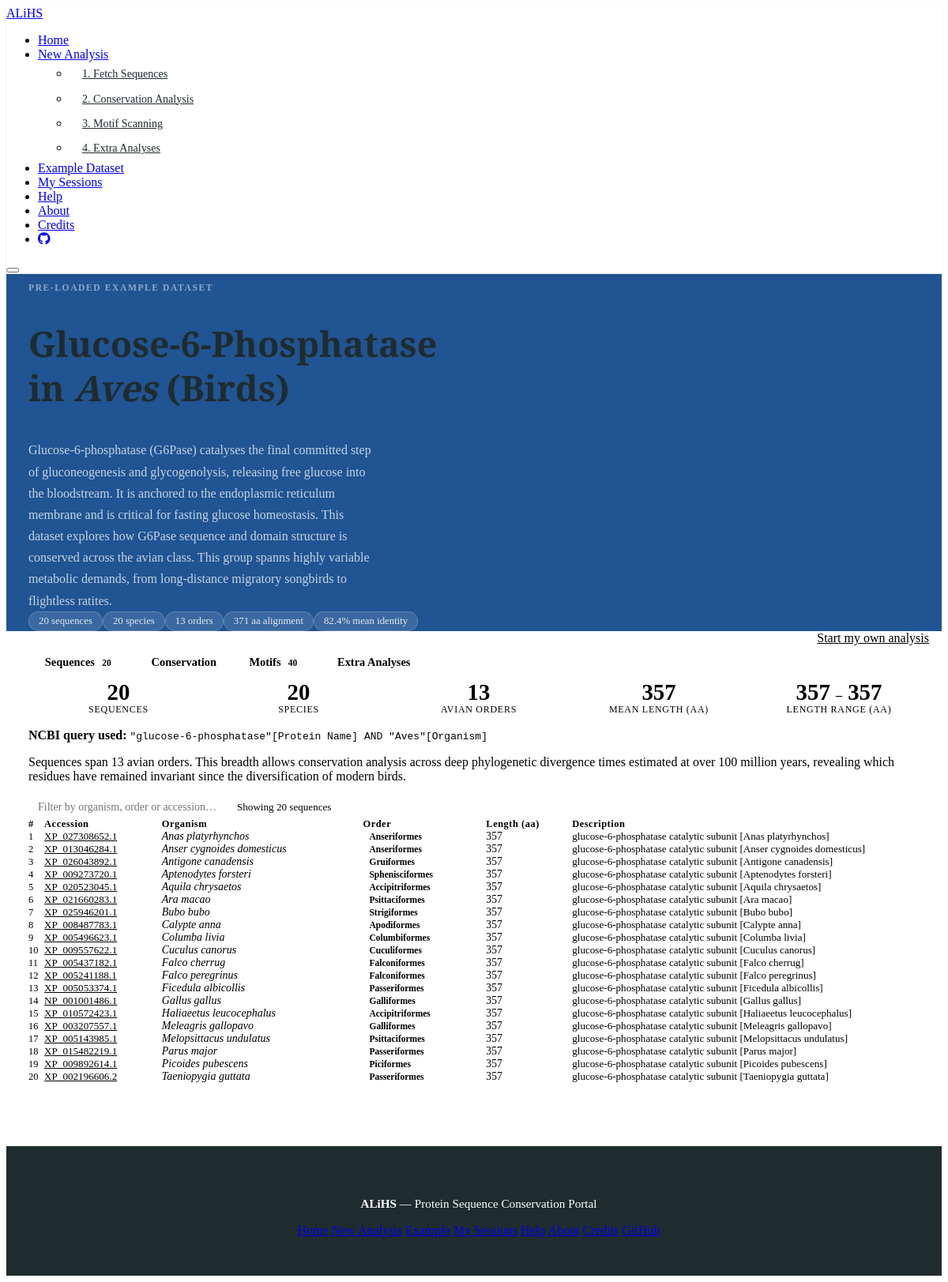
The app's page /Website/example.php with its own data.
### tables this page shows
CREATE TABLE `alignments` (
    `alignment_id`      INT UNSIGNED    NOT NULL AUTO_INCREMENT,
    `job_id`            INT UNSIGNED    NOT NULL,

     
    `tool_used`         VARCHAR(50)     NOT NULL DEFAULT 'clustalo',

     
    `num_sequences`     INT UNSIGNED    NOT NULL DEFAULT 0,
    `alignment_length`  INT UNSIGNED    NOT NULL DEFAULT 0,  

     
    `avg_identity`      FLOAT           DEFAULT NULL,

     
    `output_file`       VARCHAR(512)    DEFAULT NULL,    
    `clustal_file`      VARCHAR(512)    DEFAULT NULL,    

    `created_at`        TIMESTAMP       NOT NULL DEFAULT CURRENT_TIMESTAMP,

    PRIMARY KEY (`alignment_id`),
    KEY `idx_alignments_job_id` (`job_id`),

    CONSTRAINT `fk_alignments_jobs`
        FOREIGN KEY (`job_id`)
        REFERENCES `jobs` (`job_id`)
        ON DELETE CASCADE

);

CREATE TABLE `jobs` (
    `job_id`            INT UNSIGNED    NOT NULL AUTO_INCREMENT,

     
    `session_token`     VARCHAR(64)     DEFAULT NULL,

     
    `label`             VARCHAR(100)    DEFAULT NULL,

     
    `protein_family`    VARCHAR(255)    NOT NULL DEFAULT '',
    `taxonomic_group`   VARCHAR(255)    NOT NULL DEFAULT '',

     
    `ncbi_query_string` TEXT            DEFAULT NULL,

     
     
    `num_sequences`     INT UNSIGNED    DEFAULT 0,

     
    `status`            ENUM(
                            'queued',
                            'running',
                            'done',
                            'failed',
                            'deleted'
                        ) NOT NULL DEFAULT 'queued',

     
     
    `is_example`        TINYINT(1)      NOT NULL DEFAULT 0,

     
     
     
    `session_dir`       VARCHAR(512)    DEFAULT NULL,

     
    `created_at`        TIMESTAMP       NOT NULL DEFAULT CURRENT_TIMESTAMP,
    `completed_at`      TIMESTAMP       DEFAULT NULL,

    PRIMARY KEY (`job_id`),

     
    KEY `idx_jobs_session_token` (`session_token`),

     
    KEY `idx_jobs_status_example` (`status`, `is_example`),

     
    CONSTRAINT `fk_jobs_users`
        FOREIGN KEY (`session_token`)
        REFERENCES `users` (`session_token`)
        ON UPDATE CASCADE
        ON DELETE SET NULL

);

CREATE TABLE `sequences` (
    `seq_id`        INT UNSIGNED    NOT NULL AUTO_INCREMENT,
    `job_id`        INT UNSIGNED    NOT NULL,

     
    `accession`     VARCHAR(50)     NOT NULL DEFAULT '',
    `taxon_id`      INT UNSIGNED    DEFAULT NULL,    
    `description`   TEXT            DEFAULT NULL,    

     
    `organism`      VARCHAR(255)    NOT NULL DEFAULT '',

     
     
    `order_name`    VARCHAR(100)    DEFAULT NULL,

     
     
     
    `sequence`      MEDIUMTEXT      NOT NULL,
    `length`        INT UNSIGNED    NOT NULL DEFAULT 0,

     
     
     
    `excluded`      TINYINT(1)      NOT NULL DEFAULT 0,

    `created_at`    TIMESTAMP       NOT NULL DEFAULT CURRENT_TIMESTAMP,

    PRIMARY KEY (`seq_id`),

     
    KEY `idx_sequences_job_id`         (`job_id`),
    KEY `idx_sequences_job_excluded`   (`job_id`, `excluded`),
    KEY `idx_sequences_accession`      (`accession`),

    CONSTRAINT `fk_sequences_jobs`
        FOREIGN KEY (`job_id`)
        REFERENCES `jobs` (`job_id`)
        ON DELETE CASCADE

);

### Website/example.php (the view, shortened to what this page needs)
<?php
require_once __DIR__ . '/../config.php';
$jobStmt = $pdo->prepare(
    'SELECT * FROM jobs WHERE is_example = 1 LIMIT 1'
);
$jobStmt->execute();
$exJob = $jobStmt->fetch();
$exJobId = $exJob ? (int) $exJob['job_id'] : 0;
$seeded = (bool) $exJob;
$sequences = [];
if ($seeded) {
    $seqStmt = $pdo->prepare(
        'SELECT seq_id, accession, organism, taxon_id,
                description, length, order_name
         FROM sequences
         WHERE job_id = ?
         ORDER BY organism ASC'
    );
    $seqStmt->execute([$exJobId]);
    $sequences = $seqStmt->fetchAll();
}
$alignment = null;
if ($seeded) {
    $alnStmt = $pdo->prepare(
        'SELECT * FROM alignments WHERE job_id = ? LIMIT 1'
    );
    $alnStmt->execute([$exJobId]);
    $alignment = $alnStmt->fetch() ?: null;
}
$motifHitCount = 0;
if ($seeded) {
    $mhStmt = $pdo->prepare(
        'SELECT COUNT(*) FROM motif_hits WHERE job_id = ?'
    );
    $mhStmt->execute([$exJobId]);
    $motifHitCount = (int) $mhStmt->fetchColumn();
}
$speciesCount = count(array_unique(array_column($sequences, 'organism')));
$orderCount = count(array_unique(array_filter(array_column($sequences, 'order_name'))));
$lengths = array_column($sequences, 'length');
$meanLength = $lengths ? (int) round(array_sum($lengths) / count($lengths)) : 0;
?>
<!DOCTYPE html>
<html lang="en">
<head>
    <link rel="stylesheet" href="https://cdnjs.cloudflare.com/ajax/libs/font-awesome/6.5.0/css/all.min.css">
    <link rel="stylesheet" href="../assets/css/global.css">
    <link rel="stylesheet" href="../assets/css/example.css">
</head>
<body>
<header class="site_header">
    <nav class="navi_bar" role="navigation" aria-label="Main navigation">
        <a href="../index.php" class="navi_logo" aria-label="ALiHS home">
            <span class="logo_colour">AL</span><span class="logo_accent">i</span><span class="logo_colour">HS</span>
        </a>
        <ul class="navi_links" role="list">
            <li><a href="../index.php" class="navi_link">Home</a></li>
            <li class="navi_dropdown">
                <a href="fetch.php" class="navi_link">
                    New Analysis
                </a>
                <ul class="dropdown_menu" role="list">
                    <li><a href="fetch.php">1. Fetch Sequences</a></li>
                    <li><a href="analysis.php">2. Conservation Analysis</a></li>
                    <li><a href="motifs.php">3. Motif Scanning</a></li>
                    <li><a href="extras.php">4. Extra Analyses</a></li>
                </ul>
            </li>
            <li><a href="example.php" class="navi_link active">Example Dataset</a></li>
            <li><a href="revisit.php" class="navi_link">My Sessions</a></li>
            <li><a href="help.php" class="navi_link">Help</a></li>
            <li><a href="about.php" class="navi_link">About</a></li>
            <li><a href="credits.php" class="navi_link">Credits</a></li>
            <li>
                <a href="<?= GITHUB_URL ?>" class="navi_link navi_icon_link"
                   target="_blank" rel="noopener noreferrer" aria-label="GitHub">
                    <i class="fa-brands fa-github"></i>
                </a>
            </li>
        </ul>
        <button class="navi_hamburger" aria-label="Toggle navigation"
                aria-expanded="false">
        </button>
    </nav>
</header>
<section class="eg_intro">
    <div class="container">
        <div class="eg_intro_inner">
            <div>
                <p class="eg_intro_eyebrow">Pre-loaded example dataset</p>
                <h1>
                    Glucose-6-Phosphatase<br>
                    in <em>Aves</em> (Birds)
                </h1>
                <p class="eg_intro_desc">
                    Glucose-6-phosphatase (G6Pase) catalyses the final committed step of gluconeogenesis and glycogenolysis, releasing free
                    glucose into the bloodstream. It is anchored to the endoplasmic reticulum membrane and is critical for fasting
                    glucose homeostasis. This dataset explores how G6Pase sequence and domain structure is conserved across the avian
                    class. This group spanns highly variable metabolic demands, from long-distance migratory songbirds to
                    flightless ratites.
                </p>
                <div class="eg_intro_badges">
                    <span class="eg_intro-badge">
                        <?= count($sequences) ?: '&ndash;' ?> sequences
                    </span>
                    <span class="eg_intro-badge">
                        <?= $speciesCount ?: '&ndash;' ?> species
                    </span>
                    <span class="eg_intro-badge">
                        <?= $orderCount ?: '&ndash;' ?> orders
                    </span>
                    <?php if ($alignment): ?>
                    <span class="eg_intro-badge">
                        <?= (int) $alignment['alignment_length'] ?> aa alignment
                    </span>
                    <span class="eg_intro-badge">
                        <?= round((float) $alignment['avg_identity'], 1) ?>% mean identity
                    </span>
                    <?php endif; ?>
                </div>
            </div>
        </div>
    </div>
</section>
<div class="calltoaction_strip">
    <div class="container calltoaction_strip_inner">
        <p>
        </p>
        <a href="fetch.php"
           class="button button_light"
           style="background:#fff; color:var(--accent_colour); border-color:#fff;">
            Start my own analysis
        </a>
    </div>
</div>
<main class="container"
      style="padding-top: var(--bigger_space);
             padding-bottom: var(--giant_space);">
<?php if (!$seeded): ?>
    <div class="unseeded_state">
        <h2 style="margin-bottom: var(--mid_space);">Example data not yet loaded</h2>
        <p style="color: var(--grey_text_colour);
                   max-width: 46ch; margin-inline: auto;">
            Import <code>sql/schema.sql</code> then
            <code>sql/seed_example.sql</code> into MySQL, and place
            the pre-generated result files in <code>results/example/</code>
            to see the full example dataset here.
        </p>
        <a href="fetch.php"
           class="button button_primary"
           style="margin-top: var(--giant_space); display: inline-flex;">
            Run your own analysis instead
        </a>
    </div>
<?php else: ?>
    <div class="main_tab_navi" role="tablist" aria-label="Example dataset results">
        <button class="main_tab_ active"
                role="tab" data-tab="sequences"
                aria-selected="true" aria-controls="panel-sequences">
            Sequences
            <span class="main_tab_count"><?= count($sequences) ?></span>
        </button>
        <button class="main_tab_"
                role="tab" data-tab="conservation"
                aria-selected="false" aria-controls="panel-conservation">
            Conservation
        </button>
        <button class="main_tab_"
                role="tab" data-tab="motifs"
                aria-selected="false" aria-controls="panel-motifs">
            Motifs
            <span class="main_tab_count"><?= $motifHitCount ?></span>
        </button>
        <button class="main_tab_"
                role="tab" data-tab="extras"
                aria-selected="false" aria-controls="panel-extras">
            Extra Analyses
        </button>
    </div>
    <div class="main_tab_panel active" id="panel-sequences" role="tabpanel">
        <div class="stat_cards">
            <div class="stat_card">
                <div class="stat_value"><?= count($sequences) ?></div>
                <div class="stat_label">Sequences</div>
            </div>
            <div class="stat_card">
                <div class="stat_value"><?= $speciesCount ?></div>
                <div class="stat_label">Species</div>
            </div>
            <div class="stat_card">
                <div class="stat_value"><?= $orderCount ?></div>
                <div class="stat_label">Avian orders</div>
            </div>
            <div class="stat_card">
                <div class="stat_value"><?= $meanLength ?></div>
                <div class="stat_label">Mean length (aa)</div>
            </div>
            <div class="stat_card">
                <div class="stat_value">
                    <?= $lengths ? min($lengths) : '&ndash;' ?>
                    <span style="font-size:1rem; color:var(--grey_text_colour);">&ndash;</span>
                    <?= $lengths ? max($lengths) : '&ndash;' ?>
                </div>
                <div class="stat_label">Length range (aa)</div>
            </div>
        </div>
            <p>
                <strong>NCBI query used:</strong>
                <code><?= htmlspecialchars(
                    $exJob['ncbi_query_string']
                    ?? '"glucose-6-phosphatase"[Protein Name] AND "Aves"[Organism]'
                ) ?></code>
            </p>
            <p>
                Sequences span <?= $orderCount ?> avian orders.
                This breadth allows conservation analysis across deep
                phylogenetic divergence times estimated at over 100 million years,
                revealing which residues have remained invariant since the
                diversification of modern birds.
            </p>
        <div class="table_toolbar">
            <input type="text"
                   class="table_search"
                   id="seq-search"
                   placeholder="Filter by organism, order or accession&hellip;"
                   aria-label="Filter sequences">
            <span style="font-size:0.82rem; color:var(--grey_text_colour);"
                  id="seq-count-display">
                Showing <?= count($sequences) ?> sequences
            </span>
        </div>
        <div class="sequence_tablewrap">
            <table class="sequence_table" id="example-seq-table"
                   aria-label="G6Pase sequences in Aves">
                <thead>
                    <tr>
                        <th>#</th>
                        <th>Accession</th>
                        <th>Organism</th>
                        <th>Order</th>
                        <th>Length (aa)</th>
                        <th>Description</th>
                    </tr>
                </thead>
                <tbody>
                <?php foreach ($sequences as $i => $seq): ?>
                    <tr>
                        <td style="color:var(--grey_text_colour); font-size:0.78rem;">
                            <?= $i + 1 ?>
                        </td>
                        <td>
                            <a class="accession_link"
                               href="https://www.ncbi.nlm.nih.gov/protein/<?= htmlspecialchars($seq['accession']) ?>"
                               target="_blank" rel="noopener noreferrer">
                                <?= htmlspecialchars($seq['accession']) ?>
                            </a>
                        </td>
                        <td style="font-style:italic;">
                            <?= htmlspecialchars($seq['organism']) ?>
                        </td>
                        <td>
                            <?php if ($seq['order_name']): ?>
                                <span class="order_badge">
                                    <?= htmlspecialchars($seq['order_name']) ?>
                                </span>
                            <?php else: ?>
                                <span style="color:var(--grey_text_colour);">&ndash;</span>
                            <?php endif; ?>
                        </td>
                        <td style="font-family:var(--font_code); font-size:0.85rem;">
                            <?= (int) $seq['length'] ?>
                        </td>
                        <td style="color:var(--grey_text_colour);
                                   font-size:0.82rem;
                                   max-width:280px;
                                   overflow:hidden;
                                   text-overflow:ellipsis;
                                   white-space:nowrap;">
                            <?= htmlspecialchars($seq['description']) ?>
                        </td>
                    </tr>
                <?php endforeach; ?>
                </tbody>
            </table>
        </div>
    </div>
<?php endif;  ?>
</main>
<footer class="site_footer">
    <div class="container footer_inner">
        <p class="footer_brand">
            <strong><?= SITE_NAME ?></strong> &mdash; Protein Sequence Conservation Portal
        </p>
        <nav class="footer_navi" aria-label="Footer navigation">
            <a href="../index.php">Home</a>
            <a href="fetch.php">New Analysis</a>
            <a href="example.php">Example</a>
            <a href="revisit.php">My Sessions</a>
            <a href="help.php">Help</a>
            <a href="about.php">About</a>
            <a href="credits.php">Credits</a>
            <a href="<?= GITHUB_URL ?>"
               target="_blank" rel="noopener noreferrer">GitHub</a>
        </nav>
    </div>
</footer>
</body>
</html>

### records on screen
alignments: alignment_length "371", avg_identity "82.4"
jobs: ncbi_query_string "\"glucose-6-phosphatase\"[Protein Name] AND \"Aves\"[Organism]"
sequences: accession "XP_027308652.1", organism "Anas platyrhynchos", order_name "Anseriformes", length "357", description "glucose-6-phosphatase catalytic subunit [Anas platyrhynchos]"
sequences: accession "XP_013046284.1", organism "Anser cygnoides domesticus", order_name "Anseriformes", length "357", description "glucose-6-phosphatase catalytic subunit [Anser cygnoides domesticus]"
sequences: accession "XP_026043892.1", organism "Antigone canadensis", order_name "Gruiformes", length "357", description "glucose-6-phosphatase catalytic subunit [Antigone canadensis]"
sequences: accession "XP_009273720.1", organism "Aptenodytes forsteri", order_name "Sphenisciformes", length "357", description "glucose-6-phosphatase catalytic subunit [Aptenodytes forsteri]"
sequences: accession "XP_020523045.1", organism "Aquila chrysaetos", order_name "Accipitriformes", length "357", description "glucose-6-phosphatase catalytic subunit [Aquila chrysaetos]"
sequences: accession "XP_021660283.1", organism "Ara macao", order_name "Psittaciformes", length "357", description "glucose-6-phosphatase catalytic subunit [Ara macao]"
sequences: accession "XP_025946201.1", organism "Bubo bubo", order_name "Strigiformes", length "357", description "glucose-6-phosphatase catalytic subunit [Bubo bubo]"
sequences: accession "XP_008487783.1", organism "Calypte anna", order_name "Apodiformes", length "357", description "glucose-6-phosphatase catalytic subunit [Calypte anna]"
sequences: accession "XP_005496623.1", organism "Columba livia", order_name "Columbiformes", length "357", description "glucose-6-phosphatase catalytic subunit [Columba livia]"
sequences: accession "XP_009557622.1", organism "Cuculus canorus", order_name "Cuculiformes", length "357", description "glucose-6-phosphatase catalytic subunit [Cuculus canorus]"
sequences: accession "XP_005437182.1", organism "Falco cherrug", order_name "Falconiformes", length "357", description "glucose-6-phosphatase catalytic subunit [Falco cherrug]"
sequences: accession "XP_005241188.1", organism "Falco peregrinus", order_name "Falconiformes", length "357", description "glucose-6-phosphatase catalytic subunit [Falco peregrinus]"
sequences: accession "XP_005053374.1", organism "Ficedula albicollis", order_name "Passeriformes", length "357", description "glucose-6-phosphatase catalytic subunit [Ficedula albicollis]"
sequences: accession "NP_001001486.1", organism "Gallus gallus", order_name "Galliformes", length "357", description "glucose-6-phosphatase catalytic subunit [Gallus gallus]"
sequences: accession "XP_010572423.1", organism "Haliaeetus leucocephalus", order_name "Accipitriformes", length "357", description "glucose-6-phosphatase catalytic subunit [Haliaeetus leucocephalus]"
sequences: accession "XP_003207557.1", organism "Meleagris gallopavo", order_name "Galliformes", length "357", description "glucose-6-phosphatase catalytic subunit [Meleagris gallopavo]"
sequences: accession "XP_005143985.1", organism "Melopsittacus undulatus", order_name "Psittaciformes", length "357", description "glucose-6-phosphatase catalytic subunit [Melopsittacus undulatus]"
sequences: accession "XP_015482219.1", organism "Parus major", order_name "Passeriformes", length "357", description "glucose-6-phosphatase catalytic subunit [Parus major]"
sequences: accession "XP_009892614.1", organism "Picoides pubescens", order_name "Piciformes", length "357", description "glucose-6-phosphatase catalytic subunit [Picoides pubescens]"
sequences: accession "XP_002196606.2", organism "Taeniopygia guttata", order_name "Passeriformes", length "357", description "glucose-6-phosphatase catalytic subunit [Taeniopygia guttata]"

### other values on screen
count($sequences) ?: '&ndash;' "20"
$speciesCount ?: '&ndash;' "20"
$orderCount ?: '&ndash;' "13"
count($sequences) "20"
$motifHitCount "40"
$speciesCount "20"
$orderCount "13"
$meanLength "357"
min($lengths) "357"
max($lengths) "357"
SITE_NAME "ALiHS"
